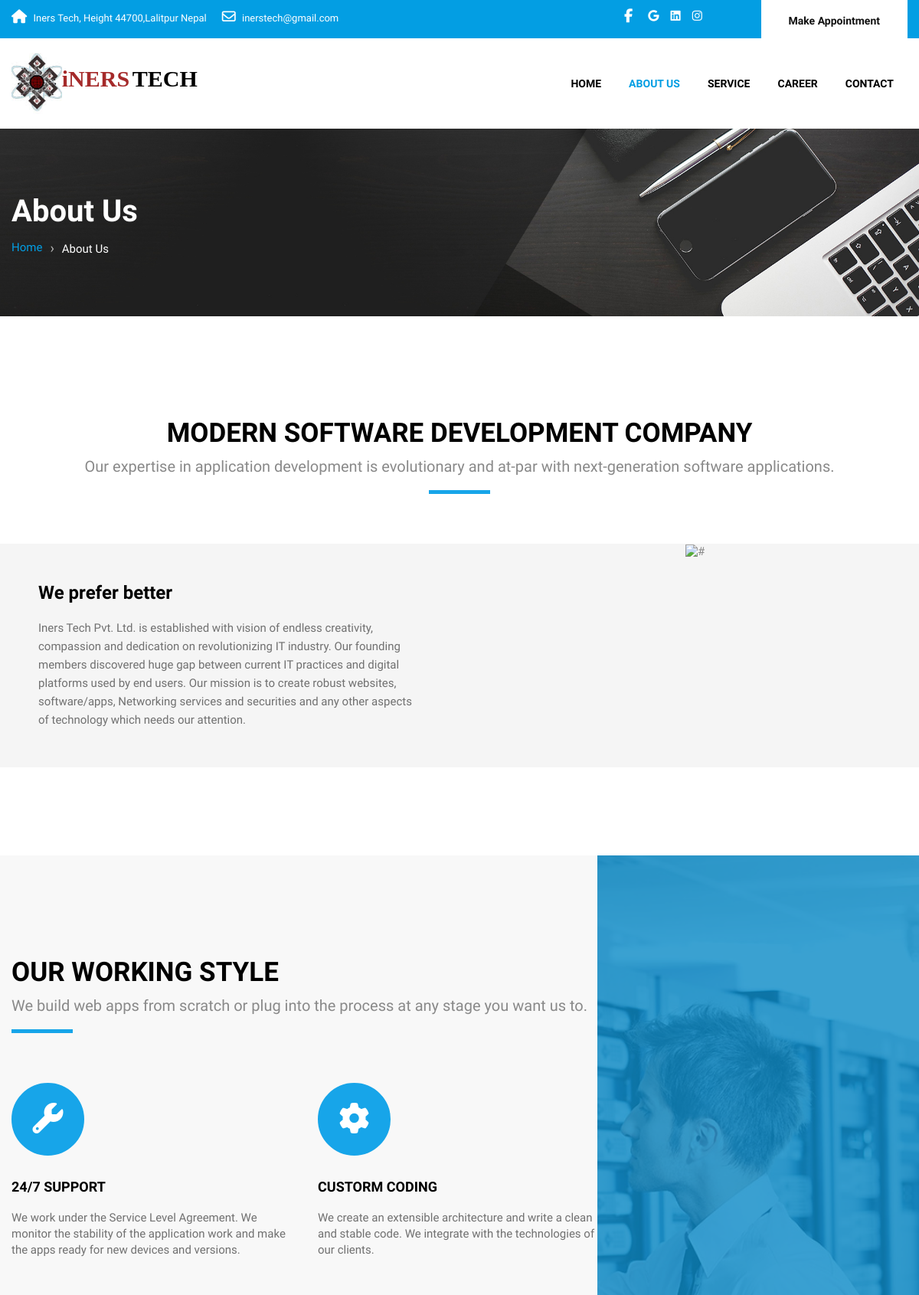
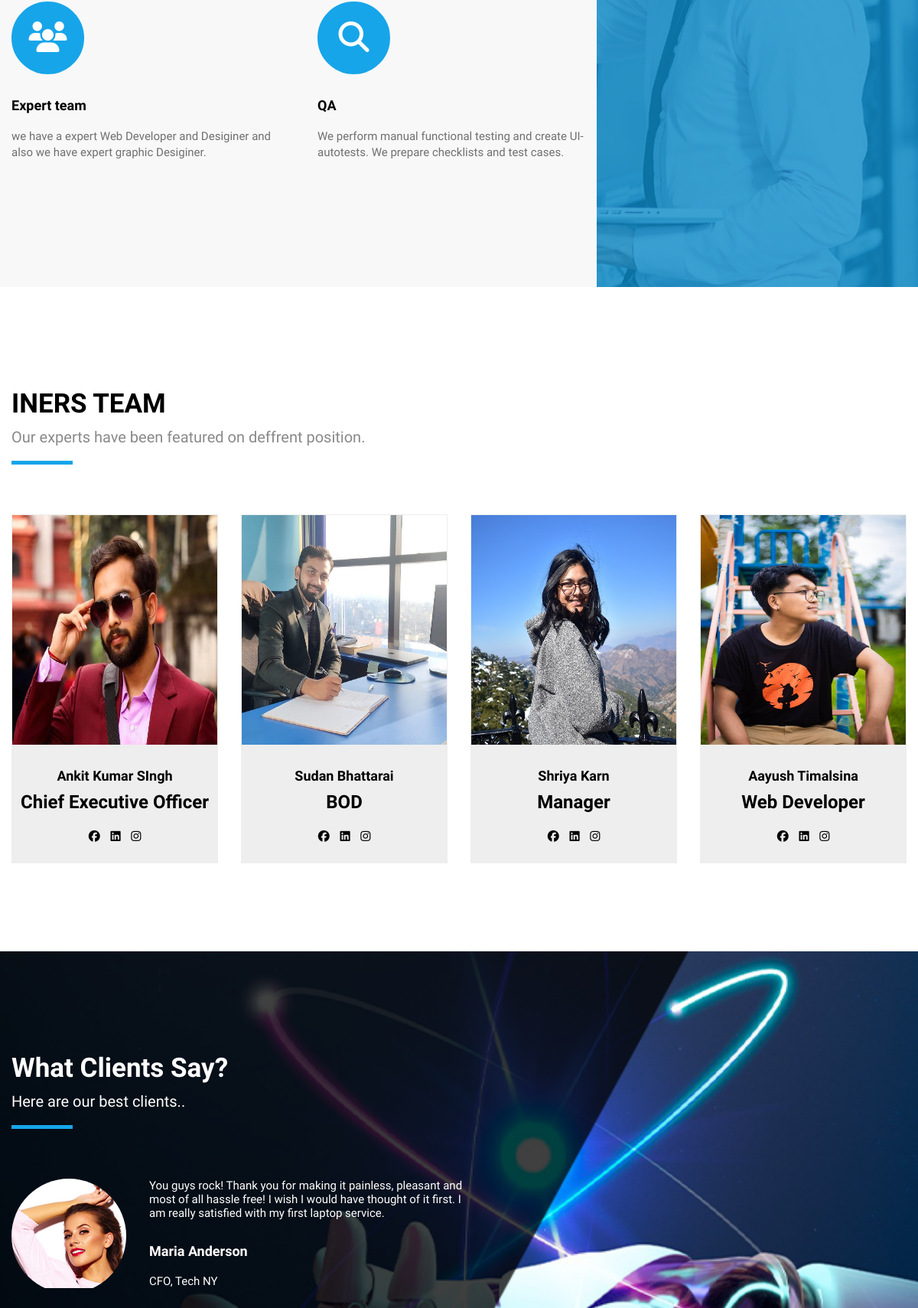
Page /about.php (upper part) on the committed database (2 pictures, top to bottom).
### tables this page shows
CREATE TABLE `team` (
  `id` int(11) NOT NULL,
  `name` varchar(50) NOT NULL,
  `designation` varchar(50) NOT NULL,
  `facebook` varchar(200) NOT NULL,
  `instagram` varchar(200) NOT NULL,
  `linkedin` varchar(200) NOT NULL,
  `image` blob NOT NULL
);

### about.php (the view, shortened to what this page needs)
<?php include 'layout/header.php'; ?>
<div id="inner_banner" class="section inner_banner_section">
  <div class="container">
    <div class="row">
      <div class="col-md-12">
        <div class="full">
          <div class="title-holder">
            <div class="title-holder-cell text-left">
              <h1 class="page-title">About Us</h1>
              <ol class="breadcrumb">
                <li><a href="index.php">Home</a></li>
                <li class="active">About Us</li>
              </ol>
            </div>
          </div>
        </div>
      </div>
    </div>
  </div>
</div>
<div class="section padding_layout_1">
  <div class="container">
    <div class="row">
      <div class="col-md-12">
        <div class="full">
          <div class="main_heading text_align_center">
            <h2>Modern Software Development Company</h2>
            <p class="large">Our expertise in application development is evolutionary and at-par with next-generation software applications.</p>
          </div>
        </div>
      </div>
    </div>
    <div class="row about_blog">
      <div class="col-lg-6 col-md-6 col-sm-12 about_cont_blog">
        <div class="full text_align_left">
          <h3>We prefer better</h3>
          <p>Iners Tech Pvt. Ltd. is established with vision of endless creativity, compassion and dedication on revolutionizing IT industry. Our founding members discovered huge gap between current IT practices and digital platforms used by end users. Our mission is to create robust websites, software/apps, Networking services and securities and any other aspects of technology which needs our attention.</p>
        </div>
      </div>
      <div class="col-lg-6 col-md-6 col-sm-12 about_feature_img padding_right_0">
        <div class="full text_align_center"> <img class="img-responsive" src="assets/images/it_service/business.jpg" alt="#" /> </div>
      </div>
    </div>
  </div>
</div>
<div class="section padding_layout_1 light_silver gross_layout">
  <div class="container">
    <div class="row">
      <div class="col-md-12">
        <div class="full">
          <div class="main_heading text_align_left">
            <h2>Our Working Style</h2>
            <p class="large">We build web apps from scratch or plug into the process at any stage you want us to.</p>
          </div>
        </div>
      </div>
    </div>
    <div class="row">
      <div class="col-md-8">
        <div class="row">
          <div class="col-md-6">
            <div class="full">
              <div class="service_blog_inner2">
                <div class="icon text_align_left"><i class="fa fa-wrench"></i></div>
                <h4 class="service-heading">24/7 SUPPORT</h4>
                <p>We work under the Service Level Agreement. We monitor the stability of the application work and make the apps ready for new devices and versions.</p>
              </div>
            </div>
          </div>
          <div class="col-md-6">
            <div class="full">
              <div class="service_blog_inner2">
                <div class="icon text_align_left"><i class="fa fa-cog"></i></div>
                <h4 class="service-heading">CUSTORM CODING</h4>
                <p>We create an extensible architecture and write a clean and stable code. We integrate with the technologies of our clients.</p>
              </div>
            </div>
          </div>
          <div class="col-md-6">
            <div class="full">
              <div class="service_blog_inner2">
                <div class="icon text_align_left"><i class="fa fa-users"></i></div>
                <h4 class="service-heading">Expert team</h4>
                <p>we have a expert Web Developer and Desiginer and also we have expert graphic Desiginer.</p>
              </div>
            </div>
          </div>
          <div class="col-md-6">
            <div class="full">
              <div class="service_blog_inner2">
                <div class="icon text_align_left"> <i class="fa fa-search"></i> </div>
                <h4 class="service-heading">QA</h4>
                <p>We perform manual functional testing and create UI-autotests. We prepare checklists and test cases.</p>
              </div>
            </div>
          </div>
        </div>
      </div>
    </div>
  </div>
</div>
<div class="section padding_layout_1">
  <div class="container">
    <div class="row">
      <div class="col-md-12">
        <div class="full">
          <div class="main_heading text_align_left">
            <h2>Iners Team</h2>
            <p class="large">Our experts have been featured on deffrent position.</p>
          </div>
        </div>
      </div>
    </div>
    <div class="row">
      <?php
      include 'admin/includes/connection.php';
      $sql = "SELECT * FROM team";
      $query = mysqli_query($connection,$sql);
      while($row = mysqli_fetch_array($query)){
      ?>
      <div class="col-md-3 col-sm-6">
        <div class="full team_blog_colum">
          <div class="it_team_img"> <img class="img-responsive" src="admin/assets/images/team/<?php echo $row['image']?>" alt="#"> </div>
          <div class="team_feature_head">
            <h4><?php echo $row['name']?></h4>
            <h3><?php echo $row['designation']?></h3>
          </div>
          <div class="team_feature_social">
            <div class="social_icon">
              <ul class="list-inline">
                <li><a class="fab fa-facebook" href="<?php echo $row['facebook']?>" title="Facebook" target="_blank"></a></li>
                <li><a class="fab fa-linkedin" href="<?php echo $row['instagram']?>" title="LinkedIn" target="_blank"></a></li>
                <li><a class="fab fa-instagram" href="<?php echo $row['linkedin']?>" title="Instagram" target="_blank"></a></li>
              </ul>
            </div>
          </div>
        </div>
      </div>
      <?php
      }
      ?>
    </div>
  </div>
</div>
<div class="section padding_layout_1 testmonial_section white_fonts">
  <div class="container">
    <div class="row">
      <div class="col-md-12">
        <div class="full">
          <div class="main_heading text_align_left">
            <h2 style="text-transform: none;">What Clients Say?</h2>
            <p class="large">Here are our best clients..</p>
          </div>
        </div>
      </div>
    </div>
    <div class="row">
      <div class="col-sm-7">
        <div class="full">
          <div id="testimonial_slider" class="carousel slide" data-ride="carousel">
            <div class="carousel-inner">
              <div class="carousel-item active">
                <div class="testimonial-container">
                  <div class="testimonial-content"> You guys rock! Thank you for making it painless, pleasant and most of all hassle free! I wish I would have thought of it first.
                    I am really satisfied with my first laptop service.</div>
                  <div class="testimonial-photo"> <img src="images/it_service/client1.jpg" class="img-responsive" alt="#" width="150" height="150"> </div>
                  <div class="testimonial-meta">
                    <h4>Maria Anderson</h4>
                    <span class="testimonial-position">CFO, Tech NY</span>
                  </div>
                </div>
              </div>
            </div>
          </div>
        </div>
      </div>
      <div class="col-sm-5">
      </div>
    </div>
  </div>
</div>
<?php include 'layout/footer.php'; ?>

### assets/css/colors1.css (style rules this page uses)
#navbar_menu > ul > li a.active, #navbar_menu > ul > li:hover > a, #navbar_menu > ul > li:focus > a, footer p a:hover,footer p a:focus, .footer-menu li a:hover, .footer-menu li a:focus, footer ul.social_icons li a:hover, footer ul.social_icons li a:focus, .breadcrumb li a { color: #039ee3; }

### rows in the picture
team: image (picture), name "Ankit Kumar SIngh", designation "Chief Executive Officer"
team: image (picture), name "Sudan Bhattarai", designation "BOD"
team: image (picture), name "Shriya Karn", designation "Manager"
team: image (picture), name "Aayush Timalsina", designation "Web Developer"
